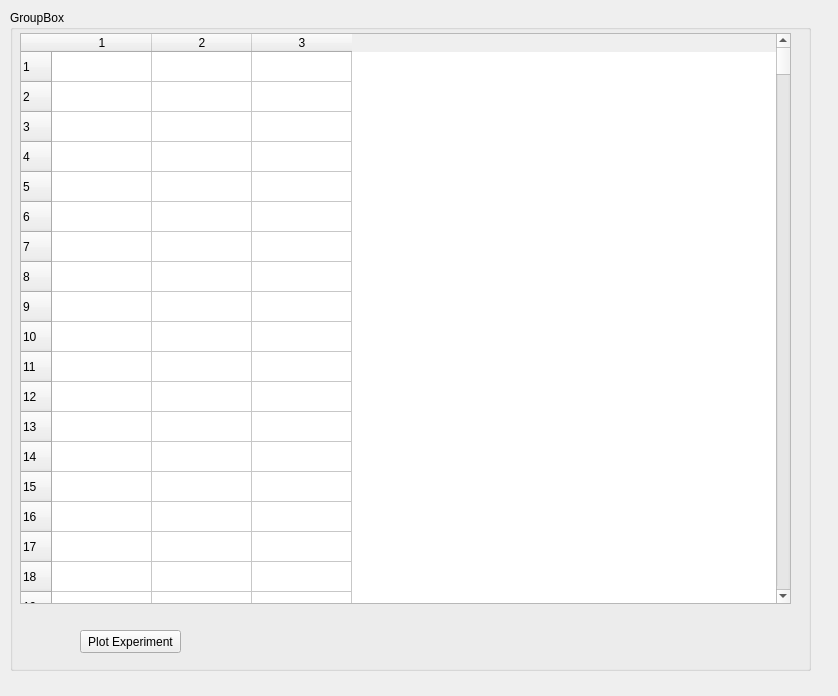
<?xml version="1.0" encoding="UTF-8"?>
<ui version="4.0">
 <class>Form</class>
 <widget class="QWidget" name="Form">
  <property name="geometry">
   <rect>
    <x>0</x>
    <y>0</y>
    <width>838</width>
    <height>696</height>
   </rect>
  </property>
  <property name="windowTitle">
   <string>Form</string>
  </property>
  <widget class="QGroupBox" name="groupBox">
   <property name="enabled">
    <bool>true</bool>
   </property>
   <property name="geometry">
    <rect>
     <x>10</x>
     <y>10</y>
     <width>801</width>
     <height>661</height>
    </rect>
   </property>
   <property name="title">
    <string>GroupBox</string>
   </property>
   <widget class="QTableWidget" name="tableWidget">
    <property name="geometry">
     <rect>
      <x>10</x>
      <y>23</y>
      <width>771</width>
      <height>571</height>
     </rect>
    </property>
    <property name="rowCount">
     <number>1000</number>
    </property>
    <property name="columnCount">
     <number>3</number>
    </property>
    <row/>
    <row/>
    <row/>
    <row/>
    <row/>
    <row/>
    <row/>
    <row/>
    <row/>
    <row/>
    <row/>
    <row/>
    <row/>
    <row/>
    <row/>
    <row/>
    <row/>
    <row/>
    <row/>
    <row/>
    <row/>
    <row/>
    <row/>
    <row/>
    <row/>
    <row/>
    <row/>
    <row/>
    <row/>
    <row/>
    <row/>
    <row/>
    <row/>
    <row/>
    <row/>
    <row/>
    <row/>
    <row/>
    <row/>
    <row/>
    <row/>
    <row/>
    <row/>
    <row/>
    <row/>
    <row/>
    <row/>
    <row/>
    <row/>
    <row/>
    <row/>
    <row/>
    <row/>
    <row/>
    <row/>
    <row/>
    <row/>
    <row/>
    <row/>
    <row/>
    <row/>
    <row/>
    <row/>
    <row/>
    <row/>
    <row/>
    <row/>
    <row/>
    <row/>
    <row/>
    <row/>
    <row/>
    <row/>
    <row/>
    <row/>
    <row/>
    <row/>
    <row/>
    <row/>
    <row/>
    <row/>
    <row/>
    <row/>
    <row/>
    <row/>
    <row/>
    <row/>
    <row/>
    <row/>
    <row/>
    <row/>
    <row/>
    <row/>
    <row/>
    <row/>
    <row/>
    <row/>
    <row/>
    <row/>
    <row/>
    <row/>
    <row/>
    <row/>
    <row/>
    <row/>
    <row/>
    <row/>
    <row/>
    <row/>
    <row/>
    <row/>
    <row/>
    <row/>
    <row/>
    <row/>
    <row/>
    <row/>
    <row/>
    <row/>
    <row/>
    <row/>
    <row/>
    <row/>
    <row/>
    <row/>
    <row/>
    <row/>
    <row/>
    <row/>
    <row/>
    <row/>
    <row/>
    <row/>
    <row/>
    <row/>
    <row/>
    <row/>
    <row/>
    <row/>
    <row/>
    <row/>
    <row/>
    <row/>
    <row/>
    <row/>
    <row/>
    <row/>
    <row/>
    <row/>
    <row/>
    <row/>
    <row/>
    <row/>
    <row/>
    <row/>
    <row/>
    <row/>
    <row/>
    <row/>
    <row/>
    <row/>
    <row/>
    <row/>
    <row/>
    <row/>
    <row/>
    <row/>
    <row/>
    <row/>
    <row/>
    <row/>
    <row/>
    <row/>
    <row/>
    <row/>
    <row/>
    <row/>
    <row/>
    <row/>
    <row/>
    <row/>
    <row/>
    <row/>
    <row/>
    <row/>
    <row/>
    <row/>
    <row/>
    <row/>
    <row/>
    <row/>
    <row/>
    <row/>
    <row/>
    <row/>
    <row/>
    <row/>
    <row/>
    <row/>
    <row/>
    <row/>
    <row/>
    <row/>
    <row/>
    <row/>
    <row/>
    <row/>
    <row/>
    <row/>
    <row/>
    <row/>
    <row/>
    <row/>
    <row/>
    <row/>
    <row/>
    <row/>
    <row/>
    <row/>
    <row/>
    <row/>
    <row/>
    <row/>
    <row/>
    <row/>
    <row/>
    <row/>
    <row/>
    <row/>
    <row/>
    <row/>
    <row/>
    <row/>
    <row/>
    <row/>
    <row/>
    <row/>
    <row/>
    <row/>
    <row/>
    <row/>
    <row/>
    <row/>
    <row/>
    <row/>
    <row/>
    <row/>
    <row/>
    <row/>
    <row/>
    <row/>
    <row/>
    <row/>
    <row/>
    <row/>
    <row/>
    <row/>
    <row/>
    <row/>
    <row/>
    <row/>
    <row/>
    <row/>
    <row/>
    <row/>
    <row/>
    <row/>
    <row/>
    <row/>
    <row/>
    <row/>
    <row/>
    <row/>
    <row/>
    <row/>
    <row/>
    <row/>
    <row/>
    <row/>
    <row/>
    <row/>
    <row/>
    <row/>
    <row/>
    <row/>
    <row/>
    <row/>
    <row/>
    <row/>
    <row/>
    <row/>
    <row/>
    <row/>
    <row/>
    <row/>
    <row/>
    <row/>
    <row/>
    <row/>
    <row/>
    <row/>
    <row/>
    <row/>
    <row/>
    <row/>
    <row/>
    <row/>
    <row/>
    <row/>
    <row/>
    <row/>
    <row/>
    <row/>
    <row/>
    <row/>
    <row/>
    <row/>
    <row/>
    <row/>
    <row/>
    <row/>
    <row/>
    <row/>
    <row/>
    <row/>
    <row/>
    <row/>
    <row/>
    <row/>
    <row/>
    <row/>
    <row/>
    <row/>
    <row/>
    <row/>
    <row/>
    <row/>
    <row/>
    <row/>
    <row/>
    <row/>
    <row/>
    <row/>
    <row/>
    <row/>
    <row/>
    <row/>
    <row/>
    <row/>
    <row/>
    <row/>
    <row/>
    <row/>
    <row/>
    <row/>
    <row/>
    <row/>
    <row/>
    <row/>
    <row/>
    <row/>
    <row/>
    <row/>
    <row/>
    <row/>
    <row/>
    <row/>
    <row/>
    <row/>
    <row/>
    <row/>
    <row/>
    <row/>
    <row/>
    <row/>
    <row/>
    <row/>
    <row/>
    <row/>
    <row/>
    <row/>
    <row/>
    <row/>
    <row/>
    <row/>
    <row/>
    <row/>
    <row/>
    <row/>
    <row/>
    <row/>
    <row/>
    <row/>
    <row/>
    <row/>
    <row/>
    <row/>
    <row/>
    <row/>
    <row/>
    <row/>
    <row/>
    <row/>
    <row/>
    <row/>
    <row/>
    <row/>
    <row/>
    <row/>
    <row/>
    <row/>
    <row/>
    <row/>
    <row/>
    <row/>
    <row/>
    <row/>
    <row/>
    <row/>
    <row/>
    <row/>
    <row/>
    <row/>
    <row/>
    <row/>
    <row/>
    <row/>
    <row/>
    <row/>
    <row/>
    <row/>
    <row/>
    <row/>
    <row/>
    <row/>
    <row/>
    <row/>
    <row/>
    <row/>
    <row/>
    <row/>
    <row/>
    <row/>
    <row/>
    <row/>
    <row/>
    <row/>
    <row/>
    <row/>
    <row/>
    <row/>
    <row/>
    <row/>
    <row/>
    <row/>
    <row/>
    <row/>
    <row/>
    <row/>
    <row/>
    <row/>
    <row/>
    <row/>
    <row/>
    <row/>
    <row/>
    <row/>
    <row/>
    <row/>
    <row/>
    <row/>
    <row/>
    <row/>
    <row/>
    <row/>
    <row/>
    <row/>
    <row/>
    <row/>
    <row/>
    <row/>
    <row/>
    <row/>
    <row/>
    <row/>
    <row/>
    <row/>
    <row/>
    <row/>
    <row/>
    <row/>
    <row/>
    <row/>
    <row/>
    <row/>
    <row/>
    <row/>
    <row/>
    <row/>
    <row/>
    <row/>
    <row/>
    <row/>
    <row/>
    <row/>
    <row/>
    <row/>
    <row/>
    <row/>
    <row/>
    <row/>
    <row/>
    <row/>
    <row/>
    <row/>
    <row/>
    <row/>
    <row/>
    <row/>
    <row/>
    <row/>
    <row/>
    <row/>
    <row/>
    <row/>
    <row/>
    <row/>
    <row/>
    <row/>
    <row/>
    <row/>
    <row/>
    <row/>
    <row/>
    <row/>
    <row/>
    <row/>
    <row/>
    <row/>
    <row/>
    <row/>
    <row/>
    <row/>
    <row/>
    <row/>
    <row/>
    <row/>
    <row/>
    <row/>
    <row/>
    <row/>
    <row/>
    <row/>
    <row/>
    <row/>
    <row/>
    <row/>
    <row/>
    <row/>
    <row/>
    <row/>
    <row/>
    <row/>
    <row/>
    <row/>
    <row/>
    <row/>
    <row/>
    <row/>
    <row/>
    <row/>
    <row/>
    <row/>
    <row/>
    <row/>
    <row/>
    <row/>
    <row/>
    <row/>
    <row/>
    <row/>
    <row/>
    <row/>
    <row/>
    <row/>
    <row/>
    <row/>
    <row/>
    <row/>
    <row/>
    <row/>
    <row/>
    <row/>
    <row/>
    <row/>
    <row/>
    <row/>
    <row/>
    <row/>
    <row/>
    <row/>
    <row/>
    <row/>
    <row/>
    <row/>
    <row/>
    <row/>
    <row/>
    <row/>
    <row/>
    <row/>
    <row/>
    <row/>
    <row/>
    <row/>
    <row/>
    <row/>
    <row/>
    <row/>
    <row/>
    <row/>
    <row/>
    <row/>
    <row/>
    <row/>
    <row/>
    <row/>
    <row/>
    <row/>
    <row/>
    <row/>
    <row/>
    <row/>
    <row/>
    <row/>
    <row/>
    <row/>
    <row/>
    <row/>
    <row/>
    <row/>
    <row/>
    <row/>
    <row/>
    <row/>
    <row/>
    <row/>
    <row/>
    <row/>
    <row/>
    <row/>
    <row/>
    <row/>
    <row/>
    <row/>
    <row/>
    <row/>
    <row/>
    <row/>
    <row/>
    <row/>
    <row/>
    <row/>
    <row/>
    <row/>
    <row/>
    <row/>
    <row/>
    <row/>
    <row/>
    <row/>
    <row/>
    <row/>
    <row/>
    <row/>
    <row/>
    <row/>
    <row/>
    <row/>
    <row/>
    <row/>
    <row/>
    <row/>
    <row/>
    <row/>
    <row/>
    <row/>
    <row/>
    <row/>
    <row/>
    <row/>
    <row/>
    <row/>
    <row/>
    <row/>
    <row/>
    <row/>
    <row/>
    <row/>
    <row/>
    <row/>
    <row/>
    <row/>
    <row/>
    <row/>
    <row/>
    <row/>
    <row/>
    <row/>
    <row/>
    <row/>
    <row/>
    <row/>
    <row/>
    <row/>
    <row/>
    <row/>
    <row/>
    <row/>
    <row/>
    <row/>
    <row/>
    <row/>
    <row/>
    <row/>
    <row/>
    <row/>
    <row/>
    <row/>
    <row/>
    <row/>
    <row/>
    <row/>
    <row/>
    <row/>
    <row/>
    <row/>
    <row/>
    <row/>
    <row/>
    <row/>
    <row/>
    <row/>
    <row/>
    <row/>
    <row/>
    <row/>
    <row/>
    <row/>
    <row/>
    <row/>
    <row/>
    <row/>
    <row/>
    <row/>
    <row/>
    <row/>
    <row/>
    <row/>
    <row/>
    <row/>
    <row/>
    <row/>
    <row/>
    <row/>
    <row/>
    <row/>
    <row/>
    <row/>
    <row/>
    <row/>
    <row/>
    <row/>
    <row/>
    <row/>
    <row/>
    <row/>
    <row/>
    <row/>
    <row/>
    <row/>
    <row/>
    <row/>
    <row/>
    <row/>
    <row/>
    <row/>
    <row/>
    <row/>
    <row/>
    <row/>
    <row/>
    <row/>
    <row/>
    <row/>
    <row/>
    <row/>
    <row/>
    <row/>
    <row/>
    <row/>
    <row/>
    <row/>
    <row/>
    <row/>
    <row/>
    <row/>
    <row/>
    <row/>
    <row/>
    <row/>
    <row/>
    <row/>
    <row/>
    <row/>
    <row/>
    <row/>
    <row/>
    <row/>
    <row/>
    <row/>
    <row/>
    <row/>
    <row/>
    <row/>
    <row/>
    <row/>
    <row/>
    <row/>
    <row/>
    <row/>
    <row/>
    <row/>
    <row/>
    <row/>
    <row/>
    <row/>
    <row/>
    <row/>
    <row/>
    <row/>
    <row/>
    <row/>
    <row/>
    <row/>
    <row/>
    <row/>
    <row/>
    <row/>
    <row/>
    <row/>
    <row/>
    <row/>
    <row/>
    <row/>
    <row/>
    <row/>
    <row/>
    <row/>
    <row/>
    <row/>
    <row/>
    <row/>
    <row/>
    <row/>
    <row/>
    <row/>
    <row/>
    <row/>
    <row/>
    <row/>
    <row/>
    <row/>
    <row/>
    <row/>
    <row/>
    <row/>
    <row/>
    <row/>
    <row/>
    <row/>
    <row/>
    <row/>
    <row/>
    <row/>
    <row/>
    <row/>
    <row/>
    <row/>
    <row/>
    <row/>
    <row/>
    <row/>
    <row/>
    <row/>
    <row/>
    <row/>
    <row/>
    <row/>
    <row/>
    <row/>
    <row/>
    <row/>
    <row/>
    <row/>
    <row/>
    <row/>
    <row/>
    <row/>
    <row/>
    <row/>
    <row/>
    <row/>
    <row/>
    <row/>
    <row/>
    <row/>
    <row/>
    <row/>
    <row/>
    <row/>
    <row/>
    <row/>
    <row/>
    <row/>
    <row/>
    <row/>
    <row/>
    <row/>
    <row/>
    <row/>
    <row/>
    <row/>
    <row/>
    <row/>
    <row/>
    <row/>
    <row/>
    <row/>
    <row/>
    <row/>
    <row/>
    <row/>
    <row/>
    <row/>
    <row/>
    <row/>
    <row/>
    <row/>
    <row/>
    <row/>
    <row/>
    <row/>
    <row/>
    <row/>
    <row/>
    <row/>
    <row/>
    <row/>
    <row/>
    <row/>
    <row/>
    <row/>
    <row/>
    <row/>
    <row/>
    <row/>
    <row/>
    <row/>
    <row/>
    <row/>
    <row/>
    <row/>
    <row/>
    <row/>
    <row/>
    <row/>
    <row/>
    <row/>
    <row/>
    <row/>
    <row/>
    <row/>
    <row/>
    <row/>
    <row/>
    <row/>
    <row/>
    <row/>
    <row/>
    <row/>
    <row/>
    <row/>
    <row/>
    <row/>
    <row/>
    <row/>
    <row/>
    <row/>
    <row/>
    <column/>
    <column/>
    <column/>
   </widget>
   <widget class="QPushButton" name="pushButtonPlotExperiment">
    <property name="geometry">
     <rect>
      <x>70</x>
      <y>620</y>
      <width>101</width>
      <height>23</height>
     </rect>
    </property>
    <property name="text">
     <string>Plot Experiment</string>
    </property>
   </widget>
  </widget>
 </widget>
 <resources/>
 <connections/>
</ui>
